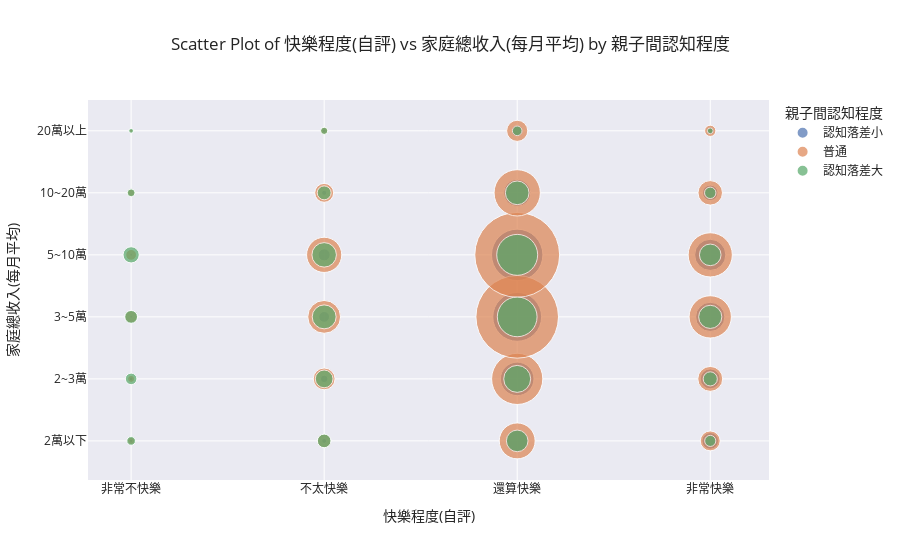

Write notebook code for a chart like this one.
### Code cell
# Aggregate the data to count occurrences of each combination
agg_df = df_blue.groupby(['w3s478_label', 'w3p602_label', 'know_level_label']).size().reset_index(name='count')

# Plot using Plotly Express
fig = px.scatter(
    agg_df,
    x='w3s478_label',
    y='w3p602_label',
    size='count',
    color='know_level_label',
    size_max=60,
    title='Scatter Plot of 快樂程度(自評) vs 家庭總收入(每月平均) by 親子間認知程度',
    labels={'w3s478_label': '快樂程度(自評)', 'w3p602_label': '家庭總收入(每月平均)', 'know_level_label': '親子間認知程度'},
    template='seaborn'
)

# Show the plot
fig.show()

### Figure 1 — Plotly figure (JSON) as saved in the notebook; plotly's stock layout.template omitted (floating-point values rounded to 4 significant figures)
{"data": [{"hovertemplate": "親子間認知程度=認知落差小<br>快樂程度(自評)=%{x}<br>家庭總收入(每月平均)=%{y}<br>count=%{marker.size}<extra></extra>", "legendgroup": "認知落差小", "marker": {"color": "rgb(76,114,176)", "size": [3, 4, 2, 2, 0, 0, 7, 17, 35, 44, 8, 4, 160, 337, 714, 792, 220, 42, 82, 118, 255, 291, 72, 19], "sizemode": "area", "sizeref": 0.5989, "symbol": "circle"}, "mode": "markers", "name": "認知落差小", "orientation": "v", "showlegend": true, "type": "scatter", "x": ["非常不快樂", "非常不快樂", "非常不快樂", "非常不快樂", "非常不快樂", "非常不快樂", "不太快樂", "不太快樂", "不太快樂", "不太快樂", "不太快樂", "不太快樂", "還算快樂", "還算快樂", "還算快樂", "還算快樂", "還算快樂", "還算快樂", "非常快樂", "非常快樂", "非常快樂", "非常快樂", "非常快樂", "非常快樂"], "xaxis": "x", "y": ["2萬以下", "2~3萬", "3~5萬", "5~10萬", "10~20萬", "20萬以上", "2萬以下", "2~3萬", "3~5萬", "5~10萬", "10~20萬", "20萬以上", "2萬以下", "2~3萬", "3~5萬", "5~10萬", "10~20萬", "20萬以上", "2萬以下", "2~3萬", "3~5萬", "5~10萬", "10~20萬", "20萬以上"], "yaxis": "y"}, {"hovertemplate": "親子間認知程度=普通<br>快樂程度(自評)=%{x}<br>家庭總收入(每月平均)=%{y}<br>count=%{marker.size}<extra></extra>", "legendgroup": "普通", "marker": {"color": "rgb(221,132,82)", "size": [16, 15, 45, 35, 15, 3, 54, 142, 323, 371, 107, 15, 387, 785, 2043, 2156, 642, 134, 119, 186, 536, 585, 180, 38], "sizemode": "area", "sizeref": 0.5989, "symbol": "circle"}, "mode": "markers", "name": "普通", "orientation": "v", "showlegend": true, "type": "scatter", "x": ["非常不快樂", "非常不快樂", "非常不快樂", "非常不快樂", "非常不快樂", "非常不快樂", "不太快樂", "不太快樂", "不太快樂", "不太快樂", "不太快樂", "不太快樂", "還算快樂", "還算快樂", "還算快樂", "還算快樂", "還算快樂", "還算快樂", "非常快樂", "非常快樂", "非常快樂", "非常快樂", "非常快樂", "非常快樂"], "xaxis": "x", "y": ["2萬以下", "2~3萬", "3~5萬", "5~10萬", "10~20萬", "20萬以上", "2萬以下", "2~3萬", "3~5萬", "5~10萬", "10~20萬", "20萬以上", "2萬以下", "2~3萬", "3~5萬", "5~10萬", "10~20萬", "20萬以上", "2萬以下", "2~3萬", "3~5萬", "5~10萬", "10~20萬", "20萬以上"], "yaxis": "y"}, {"hovertemplate": "親子間認知程度=認知落差大<br>快樂程度(自評)=%{x}<br>家庭總收入(每月平均)=%{y}<br>count=%{marker.size}<extra></extra>", "legendgroup": "認知落差大", "marker": {"color": "rgb(85,168,104)", "size": [23, 40, 50, 79, 19, 7, 56, 94, 172, 180, 58, 16, 140, 218, 473, 502, 168, 28, 37, 60, 161, 140, 39, 10], "sizemode": "area", "sizeref": 0.5989, "symbol": "circle"}, "mode": "markers", "name": "認知落差大", "orientation": "v", "showlegend": true, "type": "scatter", "x": ["非常不快樂", "非常不快樂", "非常不快樂", "非常不快樂", "非常不快樂", "非常不快樂", "不太快樂", "不太快樂", "不太快樂", "不太快樂", "不太快樂", "不太快樂", "還算快樂", "還算快樂", "還算快樂", "還算快樂", "還算快樂", "還算快樂", "非常快樂", "非常快樂", "非常快樂", "非常快樂", "非常快樂", "非常快樂"], "xaxis": "x", "y": ["2萬以下", "2~3萬", "3~5萬", "5~10萬", "10~20萬", "20萬以上", "2萬以下", "2~3萬", "3~5萬", "5~10萬", "10~20萬", "20萬以上", "2萬以下", "2~3萬", "3~5萬", "5~10萬", "10~20萬", "20萬以上", "2萬以下", "2~3萬", "3~5萬", "5~10萬", "10~20萬", "20萬以上"], "yaxis": "y"}], "layout": {"legend": {"itemsizing": "constant", "title": {"text": "親子間認知程度"}, "tracegroupgap": 0}, "title": {"text": "Scatter Plot of 快樂程度(自評) vs 家庭總收入(每月平均) by 親子間認知程度"}, "xaxis": {"anchor": "y", "domain": [0, 1], "title": {"text": "快樂程度(自評)"}}, "yaxis": {"anchor": "x", "domain": [0, 1], "title": {"text": "家庭總收入(每月平均)"}}}}
